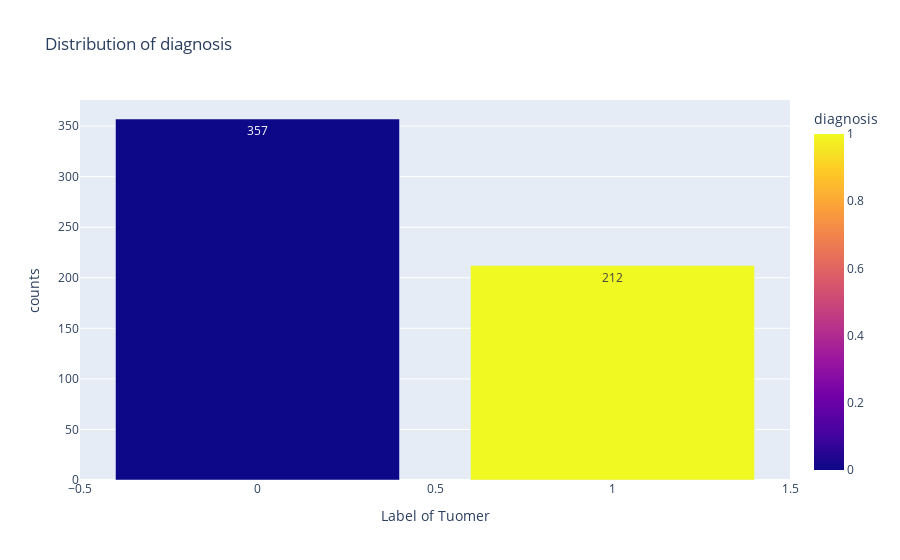

Notebook cell for this chart:
### Code cell
counts=data.diagnosis.value_counts()
counts
fig=px.bar(counts,x=counts.index,y=counts.values,color=counts.index,
           title='Distribution of diagnosis',text=counts.values)
fig.update_layout(xaxis_title='Label of Tuomer',yaxis_title='counts')

fig.show()

### Figure 1 — Plotly figure (JSON) as saved in the notebook; plotly's stock layout.template omitted (floating-point values rounded to 4 significant figures)
{"data": [{"alignmentgroup": "True", "hovertemplate": "diagnosis=%{marker.color}<br>y=%{y}<br>text=%{text}<extra></extra>", "legendgroup": "", "marker": {"color": [0, 1], "coloraxis": "coloraxis", "pattern": {"shape": ""}}, "name": "", "offsetgroup": "", "orientation": "v", "showlegend": false, "text": [357, 212], "textposition": "auto", "type": "bar", "x": [0, 1], "xaxis": "x", "y": [357, 212], "yaxis": "y"}], "layout": {"autosize": true, "barmode": "relative", "coloraxis": {"colorbar": {"title": {"text": "diagnosis"}}, "colorscale": [[0, "#0d0887"], [0.1111, "#46039f"], [0.2222, "#7201a8"], [0.3333, "#9c179e"], [0.4444, "#bd3786"], [0.5556, "#d8576b"], [0.6667, "#ed7953"], [0.7778, "#fb9f3a"], [0.8889, "#fdca26"], [1, "#f0f921"]]}, "legend": {"tracegroupgap": 0}, "title": {"text": "Distribution of diagnosis"}, "xaxis": {"anchor": "y", "autorange": true, "domain": [0, 1], "range": [-0.5, 1.5], "title": {"text": "Label of Tuomer"}, "type": "linear"}, "yaxis": {"anchor": "x", "autorange": true, "domain": [0, 1], "range": [0, 375.8], "title": {"text": "counts"}, "type": "linear"}}}
